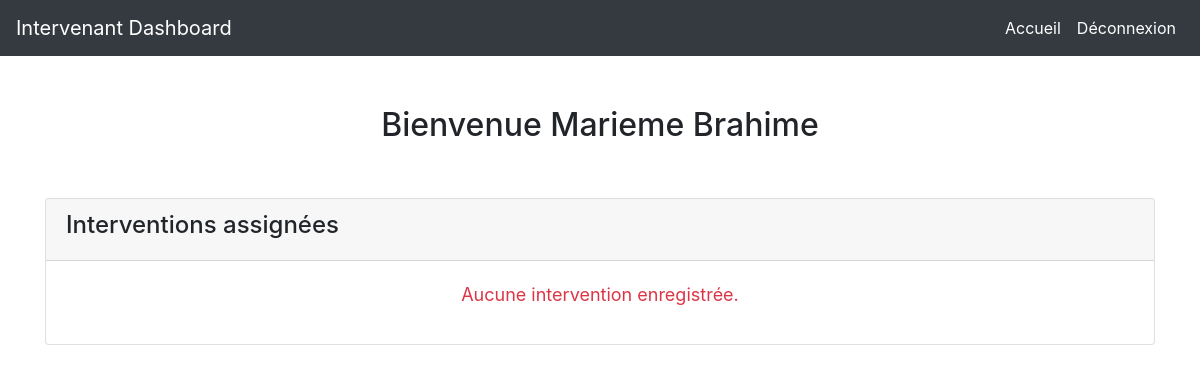
Before: /accueil_intervenant/1 with the older database file.
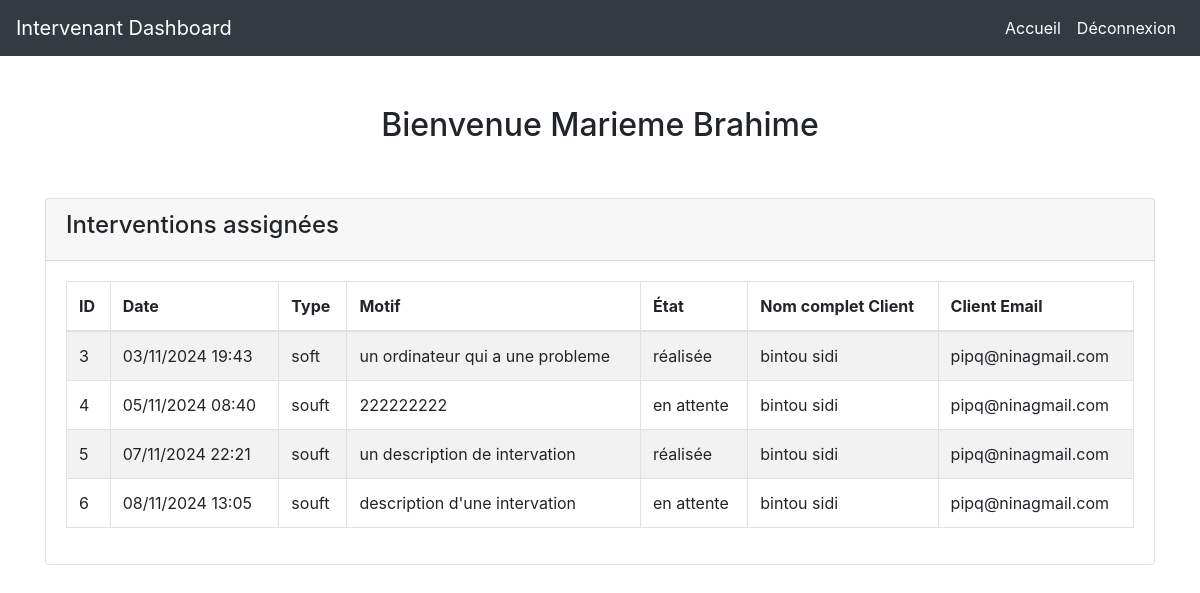
After: the same page with the newer database file.
### app.py (models this page shows, shortened)
class Intervenant(db.Model):
    id = db.Column(db.Integer, primary_key=True)
    nom = db.Column(db.String(50), nullable=False)
    prenom = db.Column(db.String(50), nullable=False)
    poste = db.Column(db.String(50), nullable=False)
    email = db.Column(db.String(100), unique=True, nullable=False)
    password = db.Column(db.String(200), nullable=False)
    interventions = db.relationship('Intervention', backref='intervenant', lazy=True)

class Intervention(db.Model):
    id = db.Column(db.Integer, primary_key=True)
    date = db.Column(db.DateTime, nullable=False)
    type = db.Column(db.String(50), nullable=False)  # "Soft" or "Hard"
    motive = db.Column(db.String(200), nullable=False)
    etat = db.Column(db.String(50), nullable=False)  # "en attente" or "réalisée"
    id_intervenant = db.Column(db.Integer, db.ForeignKey('intervenant.id'), nullable=False)
    id_client = db.Column(db.Integer, db.ForeignKey('client.id'), nullable=False)

class Client(db.Model):
    id = db.Column(db.Integer, primary_key=True)
    nom = db.Column(db.String(50), nullable=False)
    prenom = db.Column(db.String(50), nullable=False)
    direction = db.Column(db.String(100), nullable=False)
    email = db.Column(db.String(100), unique=True, nullable=False)
    password = db.Column(db.String(200), nullable=False)
    interventions = db.relationship('Intervention', backref='client', lazy=True)

### app.py (the view)
@app.route("/accueil_intervenant/<int:id>")
def accueil_intervenant(id):
    intervenant = Intervenant.query.get_or_404(id)  # Récupérer l'intervenant par ID
    interventions = Intervention.query.filter_by(id_intervenant=id).all()  # Récupérer toutes les interventions de cet intervenant
    return render_template("accueil_intervenant.html", intervenant=intervenant, interventions=interventions)

### templates/accueil_intervenant.html (shortened to what this page needs)
<!DOCTYPE html>
<html lang="fr">
<head>
    <link href="https://maxcdn.bootstrapcdn.com/bootstrap/4.5.2/css/bootstrap.min.css" rel="stylesheet">
</head>
<body>
    <nav class="navbar navbar-expand-lg navbar-dark bg-dark">
        <a class="navbar-brand" href="#">Intervenant Dashboard</a>
        <div class="collapse navbar-collapse" id="navbarNav">
            <ul class="navbar-nav ml-auto">
                <li class="nav-item">
                    <a class="nav-link" href="{{ url_for('accueil_intervenant', id=intervenant.id) }}">Accueil</a>
                </li>
                <li class="nav-item">
                    <a class="nav-link" href="{{ url_for('logout') }}">Déconnexion</a>
                </li>
            </ul>
        </div>
    </nav>
    <div class="container">
        <h2 class="text-center mb-4">Bienvenue {{ intervenant.nom }} {{ intervenant.prenom }}</h2>
        <div class="row">
            <div class="col-md-12">
                <div class="card">
                    <div class="card-header">
                        <h4>Interventions assignées</h4>
                    </div>
                    <div class="card-body">
                        {% if interventions|length == 0 %}
                            <div class="no-intervention">
                                <p>Aucune intervention enregistrée.</p>
                            </div>
                        {% else %}
                            <table class="table table-striped table-bordered">
                                <thead>
                                    <tr>
                                        <th>ID</th>
                                        <th>Date</th>
                                        <th>Type</th>
                                        <th>Motif</th>
                                        <th>État</th>
                                        <th>Nom complet Client</th>
                                        <th>Client Email</th>
                                    </tr>
                                </thead>
                                <tbody>
                                    {% for intervention in interventions %}
                                        <tr>
                                            <td>{{ intervention.id }}</td>
                                            <td>{{ intervention.date.strftime('%d/%m/%Y %H:%M') }}</td>
                                            <td>{{ intervention.type }}</td>
                                            <td>{{ intervention.motive }}</td>
                                            <td>{{ intervention.etat }}</td>
                                            <td>{{ intervention.client.nom }} {{ intervention.client.prenom }}</td>
                                            <td>{{ intervention.client.email }} </td>
                                        </tr>
                                    {% endfor %}
                                </tbody>
                            </table>
                        {% endif %}
                    </div>
                </div>
            </div>
        </div>
    </div>
</body>
</html>

### templates/accueil_intervenant.html (style rules this page uses)
.nav-link { color: #fff !important; }
.container { margin-top: 50px; }
.table th, .table td { vertical-align: middle; }
.card { margin-top: 30px; }

Changed rows visible on the page:
added Intervention: id "3", date "03/11/2024 19:43", type "soft", motive "un ordinateur qui a une probleme", etat "réalisée", client.nom "bintou", client.prenom "sidi", client.email "pipq@ninagmail.com"
added Intervention: id "4", date "05/11/2024 08:40", type "souft", motive "222222222", etat "en attente", client.nom "bintou", client.prenom "sidi", client.email "pipq@ninagmail.com"
added Intervention: id "5", date "07/11/2024 22:21", type "souft", motive "un description de intervation", etat "réalisée", client.nom "bintou", client.prenom "sidi", client.email "pipq@ninagmail.com"
added Intervention: id "6", date "08/11/2024 13:05", type "souft", motive "description d'une intervation", etat "en attente", client.nom "bintou", client.prenom "sidi", client.email "pipq@ninagmail.com"
Other visible differences:
text no longer shown: "Aucune intervention enregistrée."
text now shown: "ID Date Type Motif État Nom complet Client Client Email"
